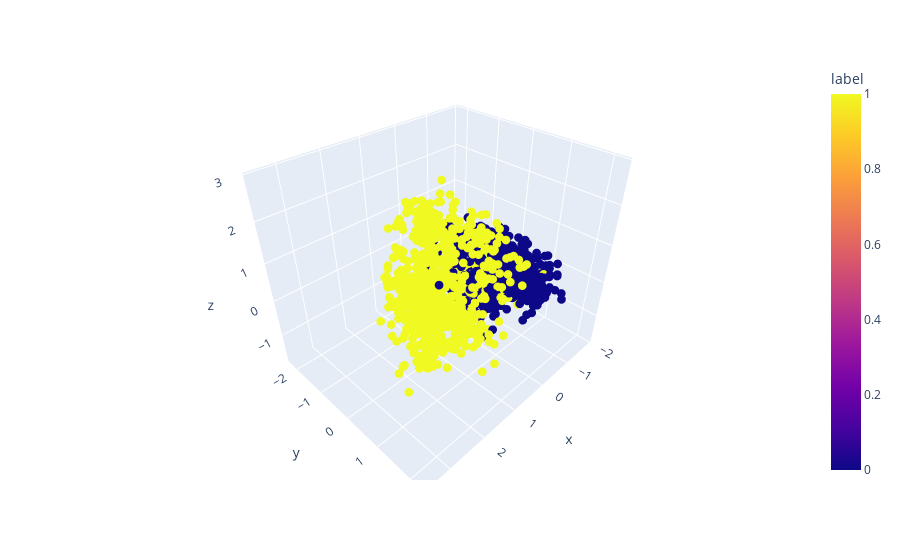

Notebook cell for this chart:
### Code cell
fig = px.scatter_3d(
    x_train_pca3_Df, x="x", y="y", z="z",
    color=y_label, labels={'color': 'label'}
)
fig.update_traces(marker_size=3)
fig.show()

### Figure 1 — Plotly figure (JSON) as saved in the notebook; plotly's stock layout.template omitted (floating-point values rounded to 4 significant figures; data arrays with more than 128 entries replaced by an {"elided": "..."} marker saying what was removed)
{"data": [{"hovertemplate": "x=%{x}<br>y=%{y}<br>z=%{z}<br>label=%{marker.color}<extra></extra>", "legendgroup": "", "marker": {"color": {"elided": "1390 int values"}, "coloraxis": "coloraxis", "size": 3, "symbol": "circle"}, "mode": "markers", "name": "", "scene": "scene", "showlegend": false, "type": "scatter3d", "x": {"elided": "1390 float values"}, "y": {"elided": "1390 float values"}, "z": {"elided": "1390 float values"}}], "layout": {"coloraxis": {"colorbar": {"title": {"text": "label"}}, "colorscale": [[0, "#0d0887"], [0.1111, "#46039f"], [0.2222, "#7201a8"], [0.3333, "#9c179e"], [0.4444, "#bd3786"], [0.5556, "#d8576b"], [0.6667, "#ed7953"], [0.7778, "#fb9f3a"], [0.8889, "#fdca26"], [1, "#f0f921"]]}, "legend": {"tracegroupgap": 0}, "margin": {"t": 60}, "scene": {"domain": {"x": [0, 1], "y": [0, 1]}, "xaxis": {"title": {"text": "x"}}, "yaxis": {"title": {"text": "y"}}, "zaxis": {"title": {"text": "z"}}}}}
